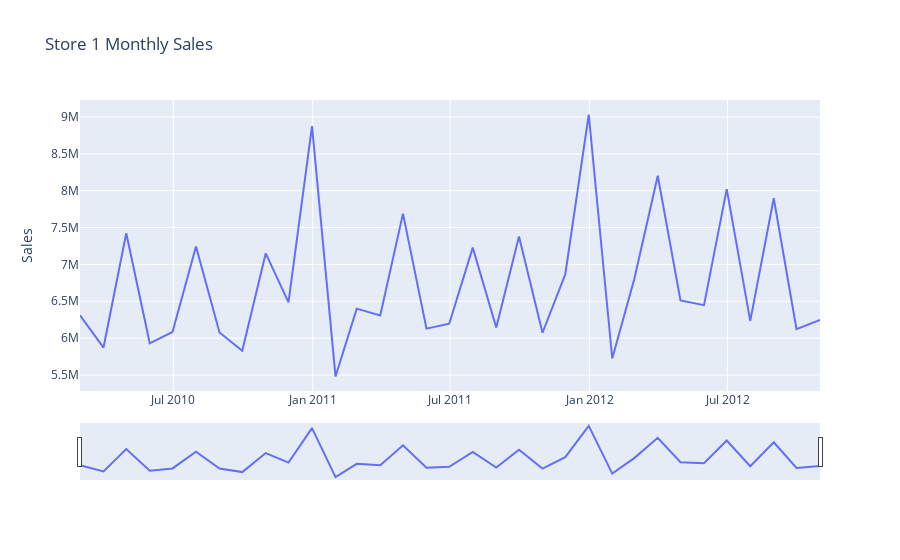

Notebook code for this chart:
### Code cell
# Bring graph of Store 1 data
fig = px.line(STORE_1_SERIES, x='ds', y="y",
              labels={
                'ds':'',
                'y':'Sales'
              },
              title='Store 1 Monthly Sales')
fig.update_xaxes(rangeslider_visible=True)
fig.show()

### Figure 1 — Plotly figure (JSON) as saved in the notebook; plotly's stock layout.template omitted (floating-point values rounded to 4 significant figures)
{"data": [{"hovertemplate": "=%{x}<br>Sales=%{y}<extra></extra>", "legendgroup": "", "line": {"color": "#636efa", "dash": "solid"}, "marker": {"symbol": "circle"}, "mode": "lines", "name": "", "orientation": "v", "showlegend": false, "type": "scatter", "x": ["2010-02-28T00:00:00", "2010-03-31T00:00:00", "2010-04-30T00:00:00", "2010-05-31T00:00:00", "2010-06-30T00:00:00", "2010-07-31T00:00:00", "2010-08-31T00:00:00", "2010-09-30T00:00:00", "2010-10-31T00:00:00", "2010-11-30T00:00:00", "2010-12-31T00:00:00", "2011-01-31T00:00:00", "2011-02-28T00:00:00", "2011-03-31T00:00:00", "2011-04-30T00:00:00", "2011-05-31T00:00:00", "2011-06-30T00:00:00", "2011-07-31T00:00:00", "2011-08-31T00:00:00", "2011-09-30T00:00:00", "2011-10-31T00:00:00", "2011-11-30T00:00:00", "2011-12-31T00:00:00", "2012-01-31T00:00:00", "2012-02-29T00:00:00", "2012-03-31T00:00:00", "2012-04-30T00:00:00", "2012-05-31T00:00:00", "2012-06-30T00:00:00", "2012-07-31T00:00:00", "2012-08-31T00:00:00", "2012-09-30T00:00:00", "2012-10-31T00:00:00"], "xaxis": "x", "y": [6308000.0, 5872000.0, 7423000.0, 5930000.0, 6084000.0, 7244000.0, 6076000.0, 5830000.0, 7151000.0, 6486000.0, 8877000.0, 5480000.0, 6400000.0, 6307000.0, 7689000.0, 6128000.0, 6195000.0, 7228000.0, 6145000.0, 7380000.0, 6073000.0, 6865000.0, 9033000.0, 5724000.0, 6798000.0, 8202000.0, 6511000.0, 6447000.0, 8021000.0, 6234000.0, 7898000.0, 6122000.0, 6246000.0], "yaxis": "y"}], "layout": {"legend": {"tracegroupgap": 0}, "title": {"text": "Store 1 Monthly Sales"}, "xaxis": {"anchor": "y", "domain": [0, 1], "rangeslider": {"visible": true}, "title": {"text": ""}}, "yaxis": {"anchor": "x", "domain": [0, 1], "title": {"text": "Sales"}}}}
